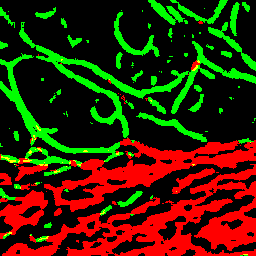
#> input picture demo_images/demo_mask.png, 256 x 256 px
$ python calculate_features.py   (older library calls are emulated)
#> lines starting #> are read from the running program, lines starting #| are printed output that depends on the picture; after the words box and inside, x2 and y2 are one past the last pixel; in counts of white or black regions, pixels touching at a corner belong together
### fiber_methods.py
from concurrent.futures import ThreadPoolExecutor
import sys
from itertools import product, permutations, chain
import numpy as np
import cv2
import scipy
from scipy import ndimage
from scipy.spatial import Delaunay
from skimage.morphology import label, skeletonize
from skimage import measure
from sklearn.neighbors import NearestNeighbors
import os
import math
import random
import h5py
from PIL import Image, ImageDraw, ImageOps
import networkx as nx
import mahotas as mh

def eucdist(x,y):
    return ((x[0] - x[1])**2 + (y[0] - y[1])**2)**.5


def cart2pol(x, y):
    '''Cartesian to polar conversion'''

    rho = np.sqrt(x**2 + y**2)
    phi = np.arctan2(y, x)
    return rho, phi


def hog_features(img, nbins = 64):
    '''Histogram of oriented gradients'''
    if len(img.shape) == 3:
        raise Exception("images must be 2D arrays")

    if np.sum(img) == 0:
        return [None] * 5

    img = img / img.max()
    dx = ndimage.sobel(img, 0)
    dy = ndimage.sobel(img, 1)
    rho, phi = cart2pol(dx, dy)
    rho = rho.flatten()
    phi = phi.flatten()
    phi[phi < 0] += np.pi
    it = np.pi / nbins
    bins = np.arange(0, np.pi, it).tolist()
    bin_indices = np.digitize(phi, bins)
    mag = np.bincount(bin_indices, weights = np.abs(rho)).tolist()
    if len(mag) <= nbins:
        mag = mag + [0]*(nbins - len(mag) + 1)

    last_bin_contribution = (phi - bins[-1]) / it * np.abs(rho)
    mag[0] += np.sum(last_bin_contribution[bin_indices == len(bins)])
    mag = mag[:-1]
    ang = np.array(bins)
    if np.sum(mag) == 0:
        return [None] * 5

    cosa = (mag * np.cos(ang))[mag != 0]
    sina = (mag * np.sin(ang))[mag != 0]
    LDM = np.arctan(np.sum(sina) / np.sum(cosa)) #Linear Directional Mean
    CV = 1. - ((np.sum(sina)**2 + np.sum(cosa)**2)**0.5) / np.sum(mag) #Circular Variance
    CSD = (-2 * np.log(1. - CV))**0.5 #Circular Standard Deviation

    return [LDM, CV, CSD, np.mean(mag[mag != 0]), np.std(mag[mag != 0])]


# [55 lines left out: functions count_uniques, fractal_features, drawhex, not called in this run]


# get neighbors d index
def neighbors(shape):
    dim = len(shape)
    block = np.ones([3] * dim)
    block[tuple([1] * dim)] = 0
    idx = np.where(block > 0)
    idx = np.array(idx, dtype = np.uint8).T
    idx = np.array(idx - [1] * dim)
    acc = np.cumprod((1, ) + shape[::-1][:-1])

    return np.dot(idx, acc[::-1])


# my mark
def mark(img): # mark the array use (0, 1, 2)
    nbs = neighbors(img.shape)
    img = img.ravel()
    for p in range(len(img)):
        if img[p] == 0:
            continue

        s = 0
        for dp in nbs:
            if img[p + dp] != 0:
                s += 1

        if s == 2:
            img[p] = 1

        else:
            img[p] = 2


# trans index to r, c...
def idx2rc(idx, acc):
    rst = np.zeros((len(idx), len(acc)), dtype = np.int16)
    for i in range(len(idx)):
        for j in range(len(acc)):
            rst[i,j] = idx[i] // acc[j]
            idx[i] -= rst[i,j] * acc[j]

    rst -= 1

    return rst


# fill a node (may be two or more points)
def fill(img, p, num, nbs, acc, buf):
    back = img[p]
    img[p] = num
    buf[0] = p
    cur = 0; s = 1;

    while True:
        p = buf[cur]
        for dp in nbs:
            cp = p + dp
            if img[cp] == back:
                img[cp] = num
                buf[s] = cp
                s += 1

        cur += 1
        if cur==s:
            break

    return idx2rc(buf[:s], acc)


# trace the edge and use a buffer, then buf.copy, if use [] numba not works
def trace(img, p, nbs, acc, buf):
    c1 = 0; c2 = 0;
    newp = 0
    cur = 0

    while True:
        buf[cur] = p
        img[p] = 0
        cur += 1
        for dp in nbs:
            cp = p + dp
            if img[cp] >= 10:
                if c1==0:c1=img[cp]
                else: c2 = img[cp]
            if img[cp] == 1:
                newp = cp
        p = newp
        if c2!=0:break
    return (c1-10, c2-10, idx2rc(buf[:cur], acc))


# parse the image then get the nodes and edges
def parse_struc(img):
    nbs = neighbors(img.shape)
    acc = np.cumprod((1,) + img.shape[::-1][:-1])[::-1]
    img = img.ravel()
    pts = np.array(np.where(img == 2))[0]
    buf = np.zeros(131072, dtype = np.int64) # megabyte
    num = 10
    nodes = []
    for p in pts:
        if img[p] == 2:
            nds = fill(img, p, num, nbs, acc, buf)
            num += 1
            nodes.append(nds)

    edges = []
    for p in pts:
        for dp in nbs:
            if img[p + dp] == 1:
                edge = trace(img, p + dp, nbs, acc, buf)
                edges.append(edge)

    return nodes, edges


# use nodes and edges build a networkx graph
def build_graph(nodes, edges, multi = False):
    graph = nx.MultiGraph() if multi else nx.Graph()
    for i in range(len(nodes)):
        graph.add_node(i, pts = nodes[i], o = nodes[i].mean(axis = 0))

    for s, e, pts in edges:
        l = np.linalg.norm(pts[1:] - pts[:-1], axis = 1).sum()
        graph.add_edge(s,e, pts = pts, weight = l)

    return graph


def buffer(ske):
    buf = np.zeros(tuple(np.array(ske.shape) + 2), dtype = np.uint16)
    buf[tuple([slice(1, -1)] * buf.ndim)] = ske

    return buf


def build_sknw(ske, multi = False):
    buf = buffer(ske)
    mark(buf)
    nodes, edges = parse_struc(buf)

    return build_graph(nodes, edges, multi)

# draw the graph
# [13 lines left out: function draw_graph, not called in this run]


def graph_distances(graph):
    e = []
    for g in graph.nodes():
        e.append(graph._node[g]['o'])

    e = np.array(e)
    vmat = []
    for (st, en) in graph.edges():
        vmat.append([st, en])

    d = []
    for i in range(len(vmat)):
        d.append(eucdist(e[vmat[i]][:, 0], e[vmat[i]][:, 1]))

    return d


def morphometry_features(img):
    if len(img.shape) == 3:
        raise Exception("images must be 2D arrays")

    strct = np.array([[1, 1, 1],
                      [1, 1, 1],
                      [1, 1, 1]])

    lab,_ = ndimage.label(img, structure = strct)
    objs = ndimage.find_objects(lab)
    if len(objs) == 0:

        return [None] * 17

    FL = []
    FP = []
    FS = []
    FW = []
    FD = []
    nFD = []

    for n, ob in enumerate(objs):
        #prepare image data
        if type(ob).__name__ == 'NoneType':
            continue

        msk = lab[ob[0].start : ob[0].stop, ob[1].start : ob[1].stop].copy()
        msk[msk != n + 1] = 0

        skel = skeletonize(msk.astype(np.float) / (n + 1))
        skel = skel * 1
        skel = np.pad(skel, ((1, 1), (1, 1)),
                      'constant', constant_values = 0)

        s = np.moveaxis(np.array(np.nonzero(skel)), -1, 0)

        #fiber length
        graph = build_sknw(skel)
        FL.append(np.sum(graph_distances(graph)))

        #fiber path
        msk = np.pad(msk, ((1, 1), (1, 1)),
                     'constant', constant_values = 0)

        CNT = np.row_stack(measure.find_contours(msk, .8))
        FP.append(float(CNT.shape[0]) / 2)

        #fiber width
        nbrs = NearestNeighbors(n_neighbors = 2,
                                algorithm = 'ball_tree').fit(CNT)
        w, _ = nbrs.kneighbors(s)
        FW.append(np.median(w) * 2)

        #fiber straightness
        FS.append(FL[-1] / FP[-1])

    #fiber density by bulk pixels
    FD = []
    if np.max(img != 0):
        FD.append(np.sum(img) / np.max(img))

    #fiber density by endpoints
    graph2 = build_sknw(skeletonize(img / 255))
    e = []
    for g in graph2.nodes():
        e.append(graph2._node[g]['o'])

    e = np.array(e)

    if e.shape[0] < 2:
        nFD = [e.shape[0], None, None, None]

    else:
        nbrs = NearestNeighbors(n_neighbors = e.shape[0],
                                algorithm = 'ball_tree').fit(e)
        distances, indices = nbrs.kneighbors(e)
        nFD = [e.shape[0],
               np.mean(distances[:,1:]),
               np.median(distances[:,1:]),
               np.std(distances[:,1:])]

    #aggregate
    FL = [np.mean(FL), np.median(FL), np.std(FL)]
    FP = [np.mean(FP), np.median(FP), np.std(FP)]
    FS = [np.mean(FS), np.median(FS), np.std(FS)]
    FW = [np.mean(FW), np.median(FW), np.std(FW)]


    return FL + FP + FS + FW + FD + nFD

def texture_features(img):
    if len(img.shape) == 3:
        raise Exception("images must be 2D arrays")

    if np.sum(img) != 0:

        return mh.features.haralick(img).mean(0).tolist()

    else:

        return [None] * 13

### calculate_features.py
import numpy as np
import fiber_methods as fm
from skimage import io

im = io.imread('./demo_images/demo_mask.png')
#> im is the input picture: shape (256, 256, 4); mean R, G, B, A 55.7, 35.6, 0, 255

'''feature extraction is intended for a 2D images -
i.e. collagen and reticulin fibers should be analysed separately.'''


orientation_f = fm.hog_features(im[:,:,0])
#> in hog_features, `img = img / img.max()`:
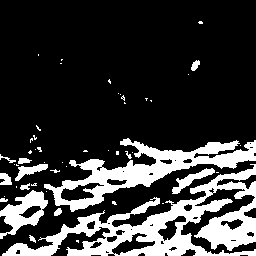
#> img: shape (256, 256) float64; values 0 (black) and 1 (white), 21.8% white; 51 white regions (37 under 20 px), largest, box (x1, y1, x2, y2) and area: (2, 164, 256, 256) 7555, (44, 138, 256, 212) 4500, (0, 190, 48, 239) 1045
#> in hog_features, `dx = ndimage.sobel(img, 0)`:
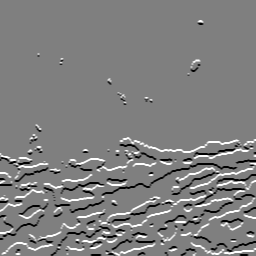
#> dx: shape (256, 256) float64; min -4, max 4, mean 0.0233; drawn with min black and max white
#> in cart2pol, `rho = np.sqrt(x**2 + y**2)`:
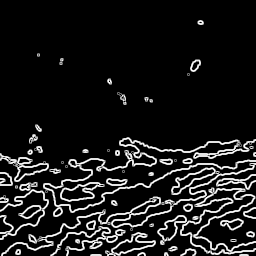
#> rho: shape (256, 256) float64; min 0, max 4.47, mean 0.468; drawn with min black and max white
#> in cart2pol, `phi = np.arctan2(y, x)`:
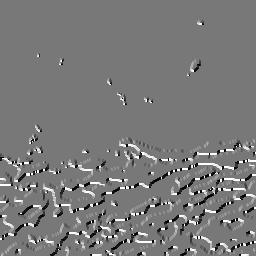
#> phi: shape (256, 256) float64; min -2.82, max 3.14, mean 0.0327; drawn with min black and max white
#> in hog_features, `mag = np.bincount(bin_indices, weights = np.abs(rho)).tolist()`: mag = 65 values, max 4710 at index 1, min 0 at index 0, mean 471.5
#> in hog_features, `mag = mag[:-1]`: mag = 64 values, max 4710 at index 1, min 0 at index 2, mean 478.8
#> in hog_features, `LDM = np.arctan(np.sum(sina) / np.sum(cosa))`: LDM = 0.829
#> in hog_features, `CV = 1. - ((np.sum(sina)**2 + np.sum(cosa)**2)**0.5) / np.sum(mag)`: CV = 0.378
#> in hog_features, `CSD = (-2 * np.log(1. - CV))**0.5`: CSD = 0.975
#> orientation_f = [0.829, 0.378, 0.975, 4710, 0]
morphometry_f = fm.morphometry_features(im[:,:,0])
#> in morphometry_features, `lab,_ = ndimage.label(img, structure = strct)`:
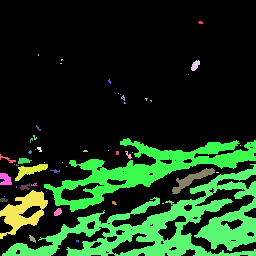
#> lab: shape (256, 256) int32; 52 distinct labels, from 0 to 51; one colour per label, 0 black
#> in morphometry_features, `objs = ndimage.find_objects(lab)`: objs = 51 items
#> the loop in morphometry_features, `for n, ob in enumerate(objs):` made 51 passes
#> (msk, e in graph_distances, w) on passes 3, 6, 8: ([[0, 0, 0, 0], [0, 3, 3, 0], [0, 3, 0, 0], [0, 0, 0, 0]], [[1, 2]], [[0.733, 0.733]]), ([[0, 0, 0], [0, 6, 0], [0, 0, 0]], [[1, 1]], [[0.867, 0.867]]), ([[0, 0, 0], [0, 8, 0], [0, 0, 0]], [[1, 1]], [[0.9, 0.9]])
#> (msk, e in graph_distances, w) on passes 2, 5: ([[0, 0, 0], [0, 2, 0], [0, 2, 0], [0, 0, 0]], [[1.5, 1]], [[0.6, 0.6], [0.6, 0.6]]), ([[0, 0, 0, 0], [0, 5, 5, 0], [0, 0, 0, 0]], [[1, 1.5]], [[0.84, 0.84], [0.84, 0.84]])
#> in morphometry_features, `distances, indices = nbrs.kneighbors(e)`:
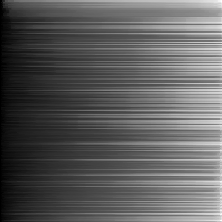
#> distances: shape (222, 222) float64; min 0, max 305, mean 111.4; drawn with min black and max white
#> in morphometry_features, `distances, indices = nbrs.kneighbors(e)`:
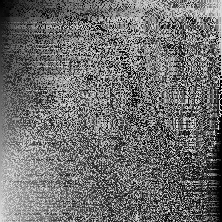
#> indices: shape (222, 222) int64; min 0, max 221, mean 110.5
#> (the run stopped early here; a loop or call above may not have finished)
